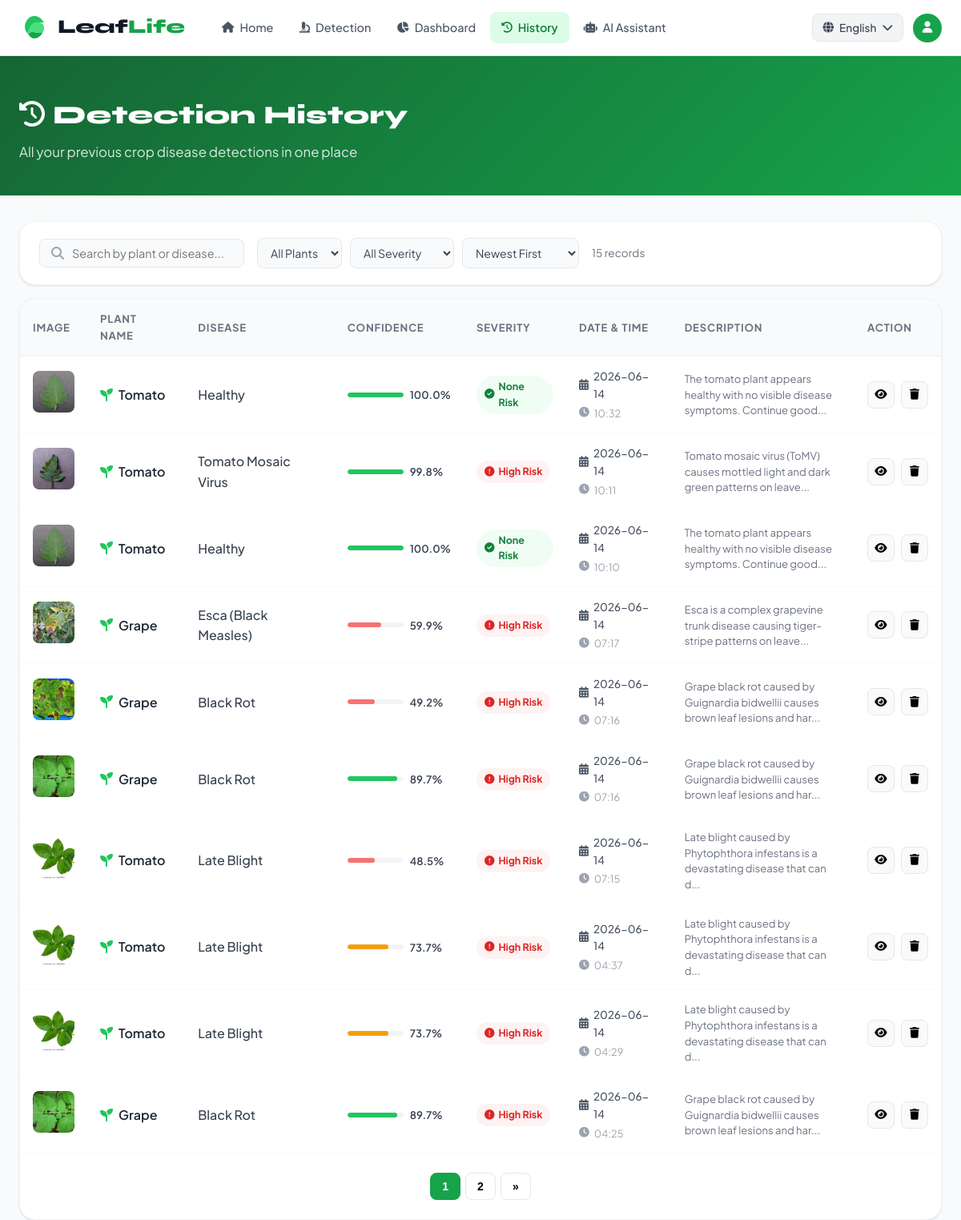
The app's page /history with its own data.
### tables this page shows
CREATE TABLE detections (
            id INTEGER PRIMARY KEY AUTOINCREMENT,
            plant_name TEXT NOT NULL,
            disease_name TEXT NOT NULL,
            confidence REAL NOT NULL,
            severity TEXT,
            image_path TEXT,
            description TEXT,
            analyzed_at DATETIME DEFAULT CURRENT_TIMESTAMP
        );

### app.py (the view)
@app.route('/history')
def history():
    conn = get_db()
    records = conn.execute('SELECT * FROM detections ORDER BY analyzed_at DESC').fetchall()
    conn.close()
    return render_template('history.html', records=records)

### app.py (called while the page is built)
def get_db():
    conn = sqlite3.connect('database/leaflife.db')
    conn.row_factory = sqlite3.Row
    return conn

### templates/history.html (shortened to what this page needs)
{% extends "base.html" %}
{% block content %}
<div class="page-header">
    <div class="container">
        <h1><i class="fas fa-history"></i> Detection History</h1>
        <p>All your previous crop disease detections in one place</p>
    </div>
</div>
<div class="container">
    <div class="history-filters card">
        <div class="filter-group">
            <div class="search-box">
                <i class="fas fa-search"></i>
                <input type="text" id="searchInput" placeholder="Search by plant or disease..." onkeyup="filterHistory()">
            </div>
        </div>
        <div class="filter-group">
            <select id="plantFilter" onchange="filterHistory()" class="filter-select">
                <option value="">All Plants</option>
                {% set plants = records | map(attribute='plant_name') | unique | list %}
            </select>
            <select id="severityFilter" onchange="filterHistory()" class="filter-select">
                <option value="">All Severity</option>
            </select>
            <select id="sortFilter" onchange="filterHistory()" class="filter-select">
                <option value="newest">Newest First</option>
            </select>
        </div>
        <div class="filter-group">
            <span class="record-count" id="recordCount">{{ records|length }} records</span>
        </div>
    </div>
    {% if records %}
    <div class="history-table-wrap card">
        <table class="history-table" id="historyTable">
            <thead>
                <tr>
                    <th>Image</th>
                    <th>Plant Name</th>
                    <th>Disease</th>
                    <th>Confidence</th>
                    <th>Severity</th>
                    <th>Date & Time</th>
                    <th>Description</th>
                    <th>Action</th>
                </tr>
            </thead>
            <tbody id="historyBody">
                {% for r in records %}
                <tr class="history-row"
                    data-plant="{{ r.plant_name }}"
                    data-disease="{{ r.disease_name }}"
                    data-severity="{{ r.severity }}"
                    data-confidence="{{ r.confidence }}"
                    data-date="{{ r.analyzed_at }}">
                    <td>
                        {% if r.image_path %}
                        <img src="{{ url_for('static', filename=r.image_path) }}" class="history-thumb" alt="leaf" onerror="this.src='/static/images/placeholder.png'">
                        {% else %}
                        <div class="history-thumb-placeholder"><i class="fas fa-leaf"></i></div>
                        {% endif %}
                    </td>
                    <td>
                        <div class="history-plant">
                            <i class="fas fa-seedling"></i>
                            {{ r.plant_name }}
                        </div>
                    </td>
                    <td>
                        <span class="history-disease">{{ r.disease_name }}</span>
                    </td>
                    <td>
                        <div class="mini-conf-wrap">
                            <div class="mini-conf-bar">
                                <div class="mini-conf-fill {% if r.confidence >= 85 %}high{% elif r.confidence >= 60 %}med{% else %}low{% endif %}" style="width:{{ r.confidence }}%"></div>
                            </div>
                            <span class="mini-conf-val">{{ r.confidence }}%</span>
                        </div>
                    </td>
                    <td>
                        <span class="severity-badge severity-{{ r.severity | lower }}">
                            {% if r.severity == 'High' %}<i class="fas fa-exclamation-circle"></i>
                            {% elif r.severity == 'Medium' %}<i class="fas fa-exclamation-triangle"></i>
                            {% elif r.severity == 'None' %}<i class="fas fa-check-circle"></i>
                            {% else %}<i class="fas fa-info-circle"></i>{% endif %}
                            {{ r.severity }} Risk
                        </span>
                    </td>
                    <td>
                        <div class="history-date">
                            <i class="fas fa-calendar-alt"></i>
                            {{ r.analyzed_at[:10] if r.analyzed_at else 'N/A' }}
                        </div>
                        <div class="history-time">
                            <i class="fas fa-clock"></i>
                            {{ r.analyzed_at[11:16] if r.analyzed_at and r.analyzed_at|length > 10 else '' }}
                        </div>
                    </td>
                    <td>
                        <p class="history-desc">{{ (r.description or '')[:80] }}{% if r.description and r.description|length > 80 %}...{% endif %}</p>
                    </td>
                    <td>
                        <div class="history-actions">
                            <button class="icon-btn view-btn" title="View Details" onclick="viewRecord({{ r.id }}, '{{ r.plant_name }}', '{{ r.disease_name }}', {{ r.confidence }}, '{{ r.severity }}', '{{ (r.description or '') | replace("'","\'") }}', '{{ r.image_path or "" }}')">
                                <i class="fas fa-eye"></i>
                            </button>
                            <button class="icon-btn delete-btn" title="Delete" onclick="deleteRecord({{ r.id }}, this)">
                                <i class="fas fa-trash"></i>
                            </button>
                        </div>
                    </td>
                </tr>
                {% endfor %}
            </tbody>
        </table>
        <div class="pagination" id="pagination"></div>
    </div>
    {% endif %}
</div>
{% endblock %}

### templates/base.html (shortened to what this page needs)
<!DOCTYPE html>
<html lang="en">
<head>
    <link rel="stylesheet" href="{{ url_for('static', filename='css/style.css') }}">
    <link rel="stylesheet" href="https://cdnjs.cloudflare.com/ajax/libs/font-awesome/6.5.0/css/all.min.css">
</head>
<body>
    <nav class="navbar" id="navbar">
        <div class="nav-container">
            <a href="/" class="nav-logo">
                <div class="logo-icon">
                </div>
                <span class="logo-text">Leaf<span>Life</span></span>
            </a>
            <ul class="nav-links" id="navLinks">
                <li><a href="/" class="nav-link {% if request.path == '/' %}active{% endif %}"><i class="fas fa-home"></i> Home</a></li>
                <li><a href="/detection" class="nav-link {% if request.path == '/detection' %}active{% endif %}"><i class="fas fa-microscope"></i> Detection</a></li>
                <li><a href="/dashboard" class="nav-link {% if request.path == '/dashboard' %}active{% endif %}"><i class="fas fa-chart-pie"></i> Dashboard</a></li>
                <li><a href="/history" class="nav-link {% if request.path == '/history' %}active{% endif %}"><i class="fas fa-history"></i> History</a></li>
                <li><a href="/assistant" class="nav-link {% if request.path == '/assistant' %}active{% endif %}"><i class="fas fa-robot"></i> AI Assistant</a></li>
            </ul>
            <div class="nav-right">
                <div class="lang-selector" id="langSelector">
                    <button class="lang-btn" onclick="toggleLangMenu()">
                        <i class="fas fa-globe"></i>
                        <span id="currentLang">English</span>
                        <i class="fas fa-chevron-down" id="langChevron"></i>
                    </button>
                </div>
                <div class="nav-avatar">
                    <i class="fas fa-user"></i>
                </div>
            </div>
        </div>
    </nav>
    <main class="page-main">
        {% block content %}{% endblock %}
    </main>
</body>
</html>

### templates/base.html (style rules this page uses)
body { top: 0 !important; }

### records on screen
detections: image_path (picture), plant_name "Tomato", disease_name "Healthy", confidence "100.0", severity "None", analyzed_at "2026-06-14", analyzed_at "10:32", description "The tomato plant appears healthy with no visible disease symptoms. Continue good"
detections: image_path (picture), plant_name "Tomato", disease_name "Tomato Mosaic Virus", confidence "99.8", severity "High", analyzed_at "2026-06-14", analyzed_at "10:11", description "Tomato mosaic virus (ToMV) causes mottled light and dark green patterns on leave"
detections: image_path (picture), plant_name "Tomato", disease_name "Healthy", confidence "100.0", severity "None", analyzed_at "2026-06-14", analyzed_at "10:10", description "The tomato plant appears healthy with no visible disease symptoms. Continue good"
detections: image_path (picture), plant_name "Grape", disease_name "Esca (Black Measles)", confidence "59.9", severity "High", analyzed_at "2026-06-14", analyzed_at "07:17", description "Esca is a complex grapevine trunk disease causing tiger-stripe patterns on leave"
detections: image_path (picture), plant_name "Grape", disease_name "Black Rot", confidence "49.2", severity "High", analyzed_at "2026-06-14", analyzed_at "07:16", description "Grape black rot caused by Guignardia bidwellii causes brown leaf lesions and har"
detections: image_path (picture), plant_name "Grape", disease_name "Black Rot", confidence "89.7", severity "High", analyzed_at "2026-06-14", analyzed_at "07:16", description "Grape black rot caused by Guignardia bidwellii causes brown leaf lesions and har"
detections: image_path (picture), plant_name "Tomato", disease_name "Late Blight", confidence "48.5", severity "High", analyzed_at "2026-06-14", analyzed_at "07:15", description "Late blight caused by Phytophthora infestans is a devastating disease that can d"
detections: image_path (picture), plant_name "Tomato", disease_name "Late Blight", confidence "73.7", severity "High", analyzed_at "2026-06-14", analyzed_at "04:37", description "Late blight caused by Phytophthora infestans is a devastating disease that can d"
detections: image_path (picture), plant_name "Tomato", disease_name "Late Blight", confidence "73.7", severity "High", analyzed_at "2026-06-14", analyzed_at "04:29", description "Late blight caused by Phytophthora infestans is a devastating disease that can d"
detections: image_path (picture), plant_name "Grape", disease_name "Black Rot", confidence "89.7", severity "High", analyzed_at "2026-06-14", analyzed_at "04:25", description "Grape black rot caused by Guignardia bidwellii causes brown leaf lesions and har"

### other values on screen
{{ records|length }} "15"
